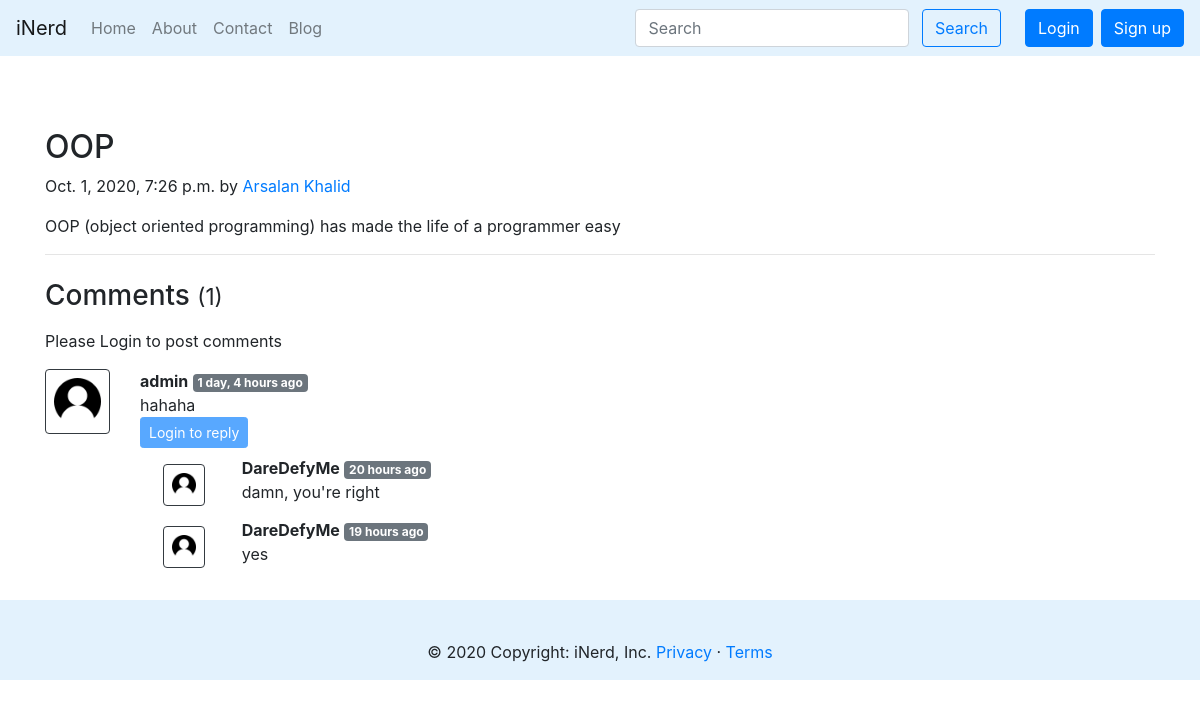
/blog/first-post, run on the app's committed database.
### Blog/models.py (models this page shows, shortened)
class Post(models.Model):
    sno = models.AutoField(primary_key=True)
    title = models.CharField(max_length=255)
    author = models.CharField(max_length=100)
    slug = models.CharField(max_length=140)
    content = models.TextField()
    timeStamps = models.DateTimeField(default=datetime.now(), blank=True)

class BlogComment(models.Model):
    sno = models.AutoField(primary_key=True)
    comment = models.TextField()
    user = models.ForeignKey(User, on_delete=models.CASCADE)
    post = models.ForeignKey(Post, on_delete=models.CASCADE)
    parent = models.ForeignKey('self', on_delete=models.CASCADE, null=True)
    timestamps = models.DateTimeField(default=now)

### Blog/views.py (the view)
# urls.py: path('<str:slug>', views.blogPost, name='blogPost'),
def blogPost(request, slug):
    post = Post.objects.filter(slug=slug).first()
    comments = BlogComment.objects.filter(post=post, parent=None)
    replies = BlogComment.objects.filter(post=post).exclude(parent=None)
    repDict = {}
    for reply in replies:
        if reply.parent.sno not in repDict.keys():
            repDict[reply.parent.sno] = [reply]
        else:
            repDict[reply.parent.sno].append(reply)
    context = {'post': post, 'comments': comments,
               'user': request.user, 'repDict': repDict}
    return render(request, 'Blog/blogPost.html', context)

### Blog/templatetags/get_dict.py (called while the page is built)
@register.filter(name='get_val')
def get_val(dict, key):
    return dict.get(key)

### templates/Blog/blogPost.html (shortened to what this page needs)
{% extends 'base.html' %}
{% load humanize %}
{% load get_dict %}
{%block body %}
<div class="container my-4">
    <div class="blog-post">
        <h2 class="blog-post-title">{{post.title}}</h2>
        <p class="blog-post-meta">{{post.timeStamps}} by <a href="/about">{{post.author}}</a></p>
        <p>{{post.content}}</p>
        <hr>
    </div>
</div>
<div class="container my-3">
    <h3>Comments <small>({{comments.count}})</small></h3>
    <div class="my-3">
        {% if user.is_authenticated %}
        <form action="/blog/postComments/" method="post">
            {%csrf_token%}
            <div class="form-group">
                <label for="comment">Post Comment</label>
                <input type="text" class="form-control" id="comment" aria-describedby="comment"
                    placeholder="enter comment here" name="comment">
            </div>
            <input type="hidden" name="postSno" value="{{post.sno}}">
            <input type="hidden" name="parentsno" value="">
            <button type="submit" class="btn btn-primary">Submit</button>
        </form>
        {% else %}
        <p>Please Login to post comments</p>
        {% endif %}
    </div>
    {% for comment in comments %}
    <div class="row my-3 ">
        <div class="col-md-1">
            <img src="/static/img/user.png" class="rounded mx-auto d-block w-100 p-2 border border-dark" alt="user">
        </div>
        <div class="col-md-11"><b>{{comment.user.username}}</b> <small class="badge badge-secondary">
                {{comment.timestamps | naturaltime}}</small>
            <div>
                {{comment.comment}}
            </div>
            <div class="reply mx-0">
                {% if user.is_authenticated %}
                <button class="btn btn-primary btn-sm" type="button" data-toggle="collapse"
                    data-target="#replybox{{comment.sno}}" aria-expanded="false"
                    aria-controls="replybox{{comment.sno}}">
                    Reply
                </button>
                <div class="collapse" id="replybox{{comment.sno}}">
                    <div class="card card-body my-2">
                        <form action="/blog/postComments/" method="post">
                            {%csrf_token%}
                            <div class="form-group">
                                <label for="comment">Reply comment</label>
                                <input type="text" class="form-control" id="comment" aria-describedby="comment"
                                    placeholder="enter reply here" name="comment">
                                <input type="hidden" name="parentsno" value="{{comment.sno}}">
                            </div>
                            <input type="hidden" name="postSno" value="{{post.sno}}">
                            <button type="submit" class="btn btn-primary">Submit</button>
                        </form>
                    </div>
                </div>
                {% else %}
                <button class="btn btn-primary btn-sm disabled" type="button" data-toggle="collapse"
                    data-target="#replybox{{comment.sno}}" aria-expanded="false"
                    aria-controls="replybox{{comment.sno}}">
                    Login to reply
                </button>
                {% endif %}
                <div class="replies  my-2 ml-3">
                    {% for reply in repDict|get_val:comment.sno %}
                    <div class="row my-1">
                        <div class="col-md-1 my-2">
                            <img src="/static/img/user.png" class="rounded mx-auto d-block w-75 p-2 border border-dark"
                                alt="user">
                        </div>
                        <div class="col-md-11 ">
                            <b>{{reply.user.username}}</b> <small class="badge badge-secondary">
                                {{reply.timestamps | naturaltime}}</small>
                            <div>
                                {{reply.comment}}
                            </div>
                        </div>
                        <br>
                    </div>
                    {% endfor %}
                </div>
            </div>
        </div>
    </div>
    {% endfor %}
</div>
{% endblock body %}

### templates/base.html (style rules this page uses)
.mt-4, .my-4 { margin-top: 4.5rem!important; }

### data on the page
Post: title "OOP", timeStamps "Oct. 1, 2020, 7:26 p.m.", author "Arsalan Khalid", content "OOP (object oriented programming) has made the life of a programmer easy"
BlogComment: user.username "admin", timestamps "1 day, 4 hours ago", comment "hahaha"
BlogComment: user.username "DareDefyMe", timestamps "20 hours ago", comment "damn, you're right"
BlogComment: user.username "DareDefyMe", timestamps "19 hours ago", comment "yes"

### other printed values
{{ comments.count }} "1"
